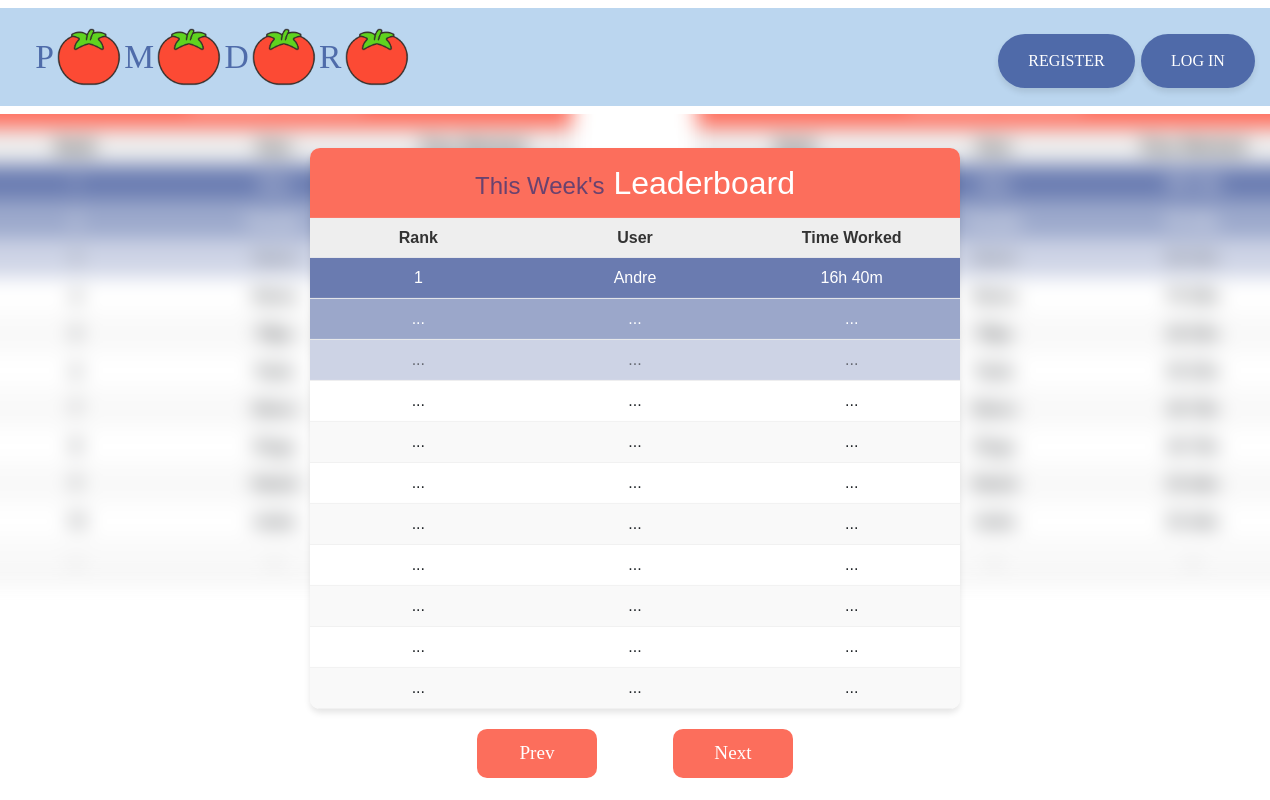
Page /leaderboard?timeframe=&action=next on the earlier database version.
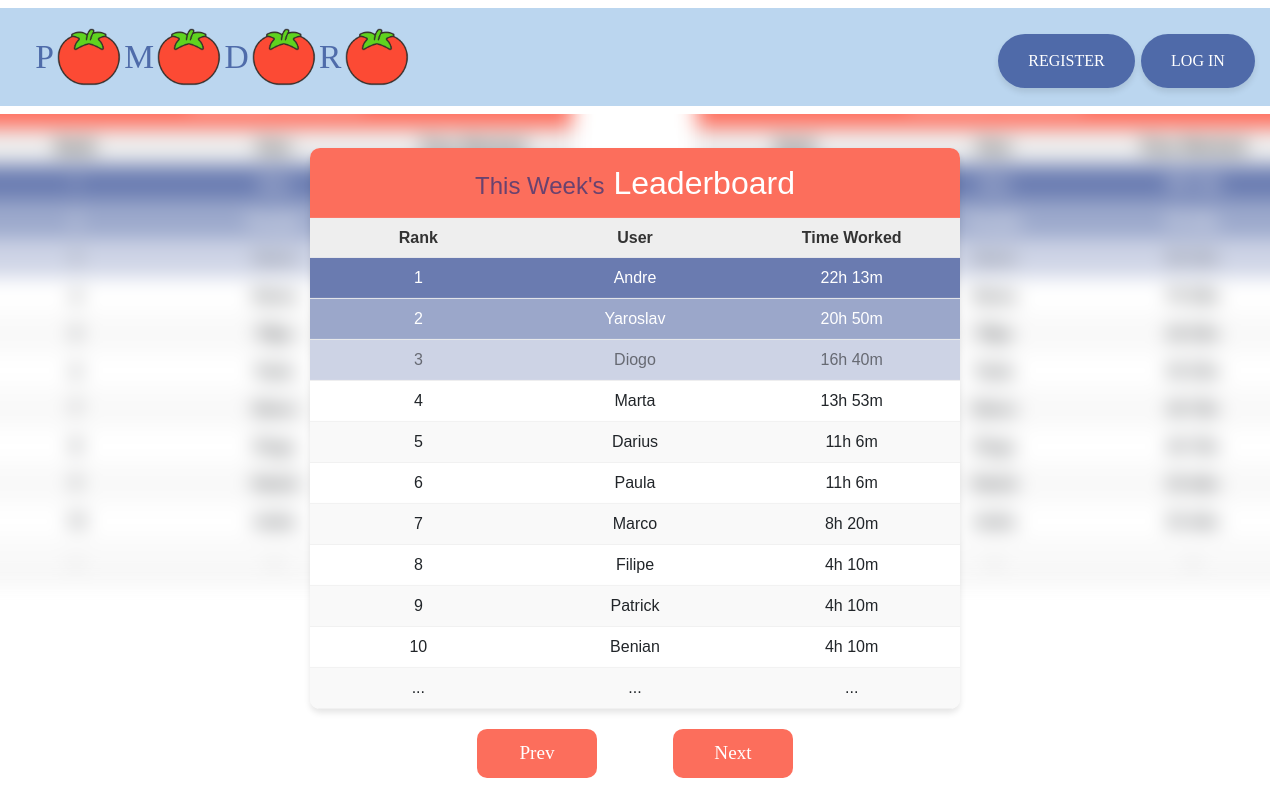
Same page on the later database version.
### tables this page shows
CREATE TABLE users (
    id INTEGER PRIMARY KEY AUTOINCREMENT NOT NULL,
    username TEXT NOT NULL, hash TEXT NOT NULL
);

### blueprints/main/leaderboard.py (the view)
@leaderboard_bp.route('/leaderboard', methods=['GET'])
def show_leaderboard():
	timeframe = request.args.get('timeframe')
	current_index = session.get('current_index', 0)
	is_refresh = request.headers.get('X-Refresh') == 'true'
	if is_refresh:
		action = None
	else:
		action = request.args.get('action')
	if action == 'prev':
		current_index = (current_index - 1) % len(TIMEFRAMES)  # Wrap around with modulo
	elif action == 'next':
		current_index = (current_index + 1) % len(TIMEFRAMES)  # Wrap around with modulo
	session['current_index'] = current_index
	timeframe = TIMEFRAMES[current_index]
	return leaderboard(timeframe)

### app.py (called while the page is built)
@app.after_request
def after_request(response):
	response.headers["Cache-Control"] = "no-cache, no-store, must-revalidate"
	response.headers["Expires"] = 0
	response.headers["Pragma"] = "no-cache"
	return response

### templates/leaderboard.html (shortened to what this page needs)
{% extends "layout.html" %}
{% block main %}
	<div class="leaderboard-container">
		<div class="leaderboard">
			<h2><span style="color: rgba(7, 36, 124, 0.6); font-size: 24px;">{{ message }}</span> Leaderboard</h2>
			<div class="leaderboard-header leader-container">
				<div class="rank">Rank</div>
				<div class="user">User</div>
				<div class="time">Time Worked</div>
			</div>
			<div class="leaderboard-rows ">
				{% for entry in leaderboard_data %}
					<div class="leaderboard-row leader-container">
						<div class="rank">{{ entry.rank }}</div>
						<div class="user">{{ entry.username }}</div>
						<div class="time">{{ entry.total_time }}</div>
					</div>
				{% endfor %}
				{% if leaderboard_data|length < 11 %}
					{% for i in range(leaderboard_data|length, 11) %}
						<div class="leaderboard-row more-users leader-container">
							<div class="rank">...</div>
							<div class="user">...</div>
							<div class="time">...</div>
						</div>
					{% endfor %}
				{% endif %}
			</div>
		</div>
		<div class="leaderboard-navigation">
			<a href="{{ url_for('main.leaderboard.show_leaderboard', timeframe=timeframe, action='prev') }}">
				<button>Prev</button>
			</a>
			<a href="{{ url_for('main.leaderboard.show_leaderboard', timeframe=timeframe, action='next') }}">
				<button>Next</button>
			</a>
		</div>
	</div>
	<div class="blurred-leaderboards-left">
		<img src="{{ url_for('static', filename='images/day-leaderboard.png') }}" alt="Day Leaderboard" class="blurred-leaderboard-left">
	</div>
	<div class="blurred-leaderboards-right">
		<img src="{{ url_for('static', filename='images/day-leaderboard.png') }}" alt="Day Leaderboard" class="blurred-leaderboard-right">
	</div>
{% endblock %}

Differences in the rows shown:
computed for users "Andre": total_time "16h 40m" → "22h 13m"
now on this page (row unchanged): users: rank "2", username "Yaroslav", total_time "20h 50m"
added users: rank "3", username "Diogo", total_time "16h 40m"
now on this page (row unchanged): users: rank "4", username "Marta", total_time "13h 53m"
added users: rank "5", username "Darius", total_time "11h 6m"
now on this page (row unchanged): users: rank "6", username "Paula", total_time "11h 6m"
added users: rank "7", username "Marco", total_time "8h 20m"
added users: rank "8", username "Filipe", total_time "4h 10m"
added users: rank "9", username "Patrick", total_time "4h 10m"
added users: rank "10", username "Benian", total_time "4h 10m"
